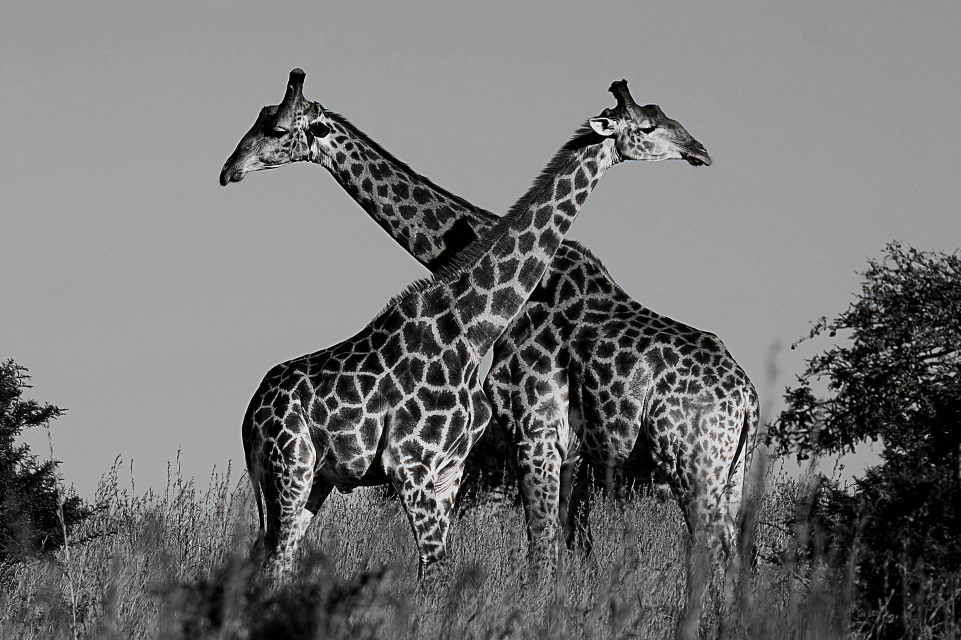
%> input picture Game1/Assets/images/Level-2/L2_Q2/img.jpg, 1921 x 1280 px (shown at 1/2 size)
$ octave gridding.m   (GNU Octave 9; MATLAB toolbox functions it lacks are replaced by stand-ins)
%> lines starting %> are read from the running program, lines starting %| are printed output that depends on the picture; in (x1, y1, x2, y2) boxes, pixels count from 0 and x2, y2 are one past the last pixel; in counts of white or black regions, pixels touching at a corner belong together; the program's own positions count from 1
img = imread('img.jpg');  %# Load a sample 3-D RGB image
%> img is the input picture: size 1280x1921x3 uint8; mean R, G, B 115.9, 115.8, 115.7

% [5 lines of commented-out code are left out]

w = 170;

x = 280;
y = 530;
a = img(x:x+w,y:y+w,:);
imwrite(a,'p1.jpg');
img(x:x+w,y:y+w,:) = 255;
%> img: size 1280x1921x3 uint8; 1.19% of pixels changed, all inside (x1, y1, x2, y2) = (529, 279, 700, 450)

x = 250;
y = 1180;
a = img(x:x+w,y:y+w,:);
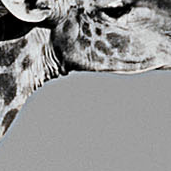
%> a: size 171x171x3 uint8; mean R, G, B 145.3, 145.2, 145
imwrite(a,'p2.jpg');
img(x:x+w,y:y+w,:) = 255;
%> img: size 1280x1921x3 uint8; mean R, G, B 118.6, 118.5, 118.3

x = 680;
y = 450;
a = img(x:x+w,y:y+w,:);
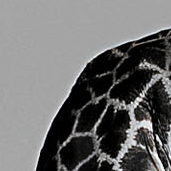
%> a: size 171x171x3 uint8; mean R, G, B 109.7, 109.7, 109.4
imwrite(a,'p3.jpg');
img(x:x+w,y:y+w,:) = 255;
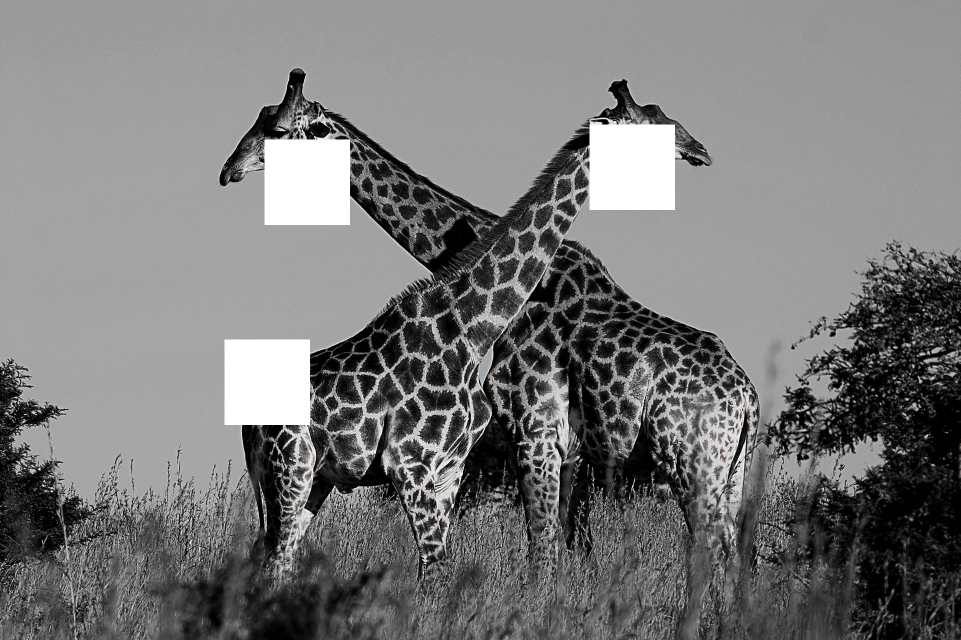
%> img: size 1280x1921x3 uint8 (shown at 1/2 size); mean R, G, B 120.3, 120.2, 120.1

x = 650;
y = 1400;
a = img(x:x+w,y:y+w,:);
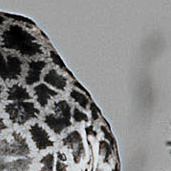
%> a: size 171x171x3 uint8; mean R, G, B 131.2, 131.2, 130.9
imwrite(a,'p4.jpg');
img(x:x+w,y:y+w,:) = 255;
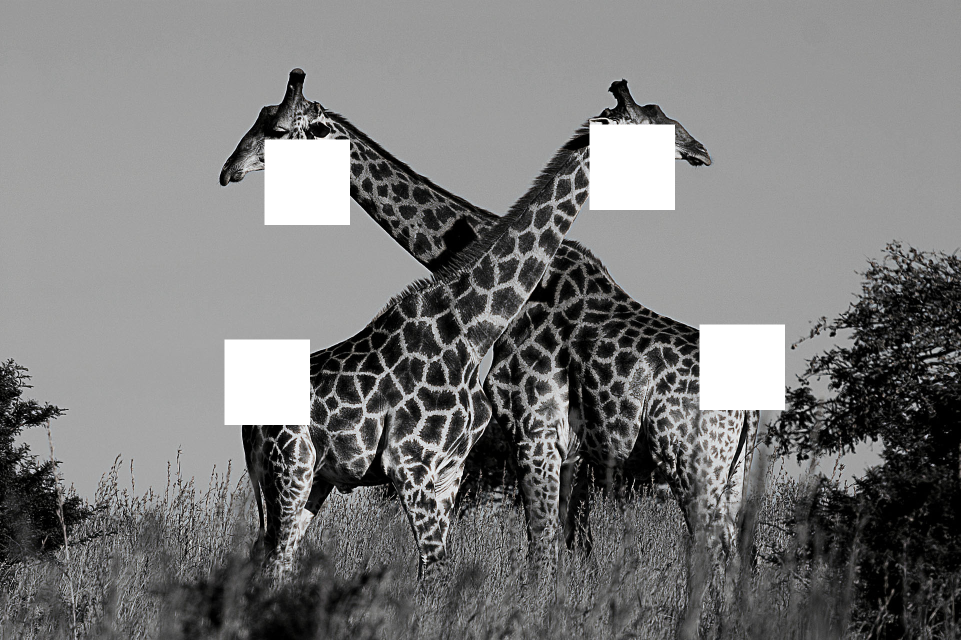
%> img: size 1280x1921x3 uint8 (shown at 1/2 size); 1.19% of pixels changed, all inside (x1, y1, x2, y2) = (1399, 649, 1570, 820)

x = 900;
y = 900;
a = img(x:x+w,y:y+w,:);
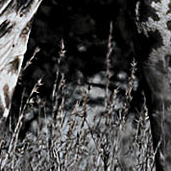
%> a: size 171x171x3 uint8; mean R, G, B 67.6, 67.2, 66.8
imwrite(a,'p5.jpg');
img(x:x+w,y:y+w,:) = 255;
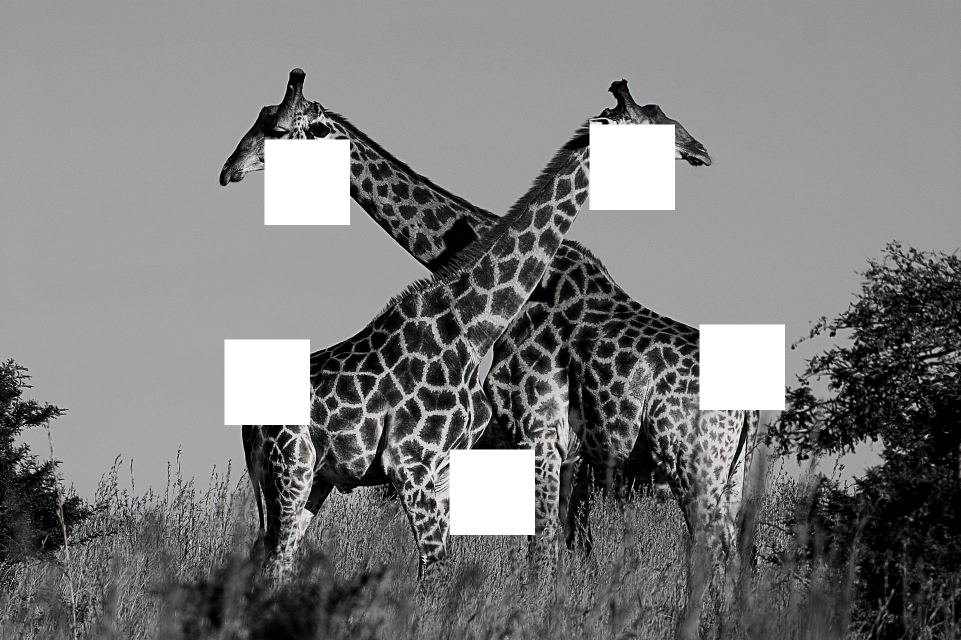
%> img: size 1280x1921x3 uint8 (shown at 1/2 size); 1.19% of pixels changed, all inside (x1, y1, x2, y2) = (899, 899, 1070, 1070)

imshow(img);

imshow(img)
imwrite(img,'n.jpg');
